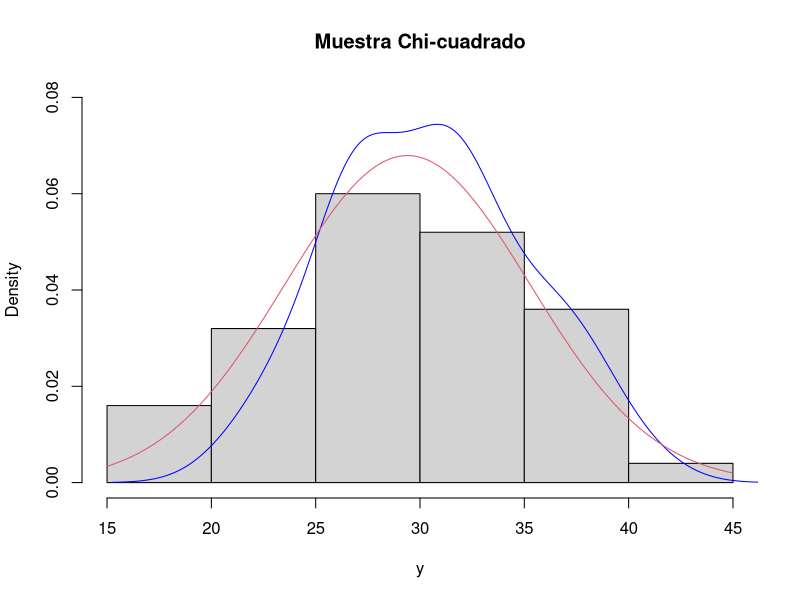
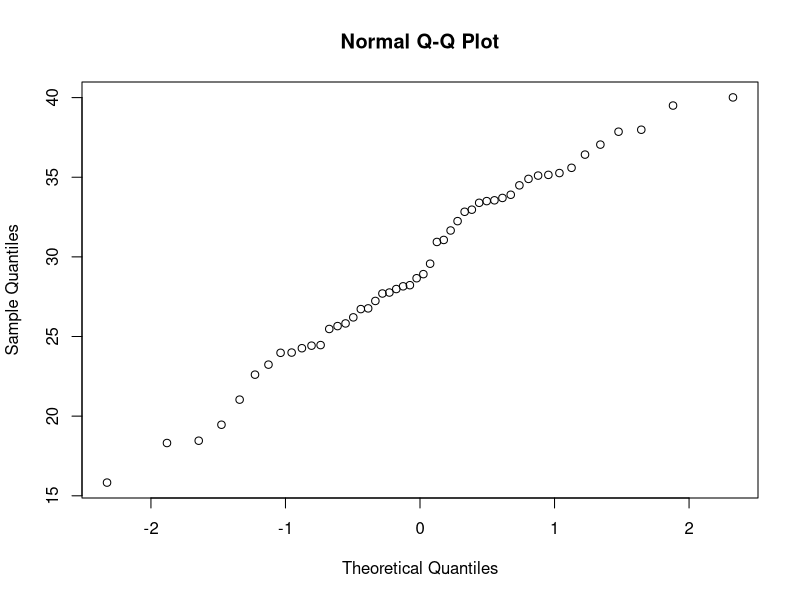
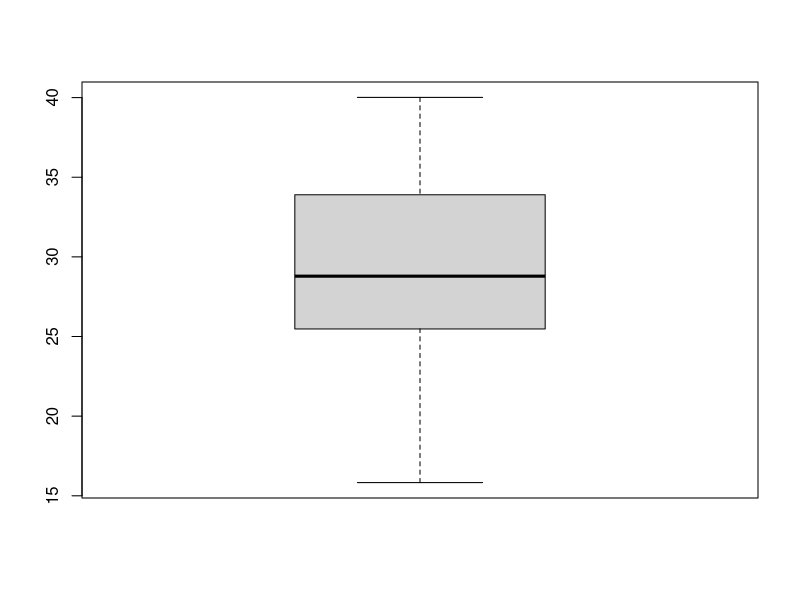
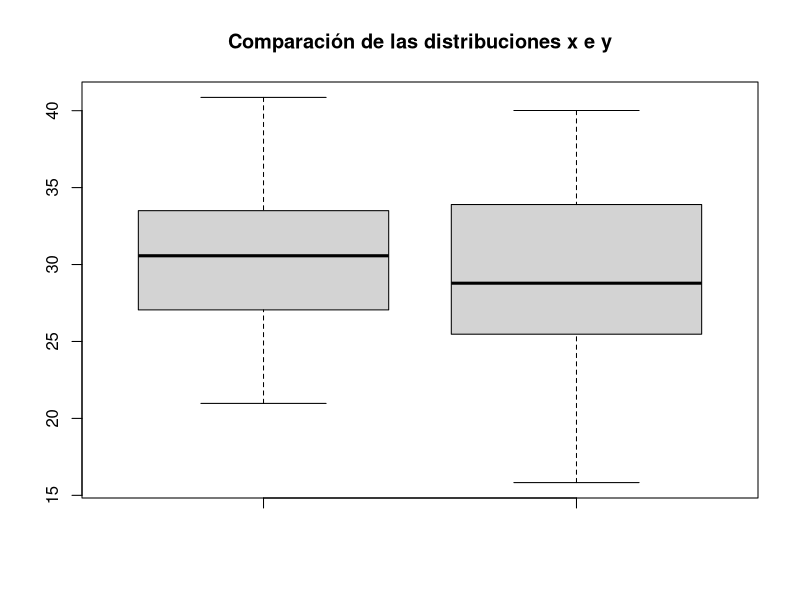
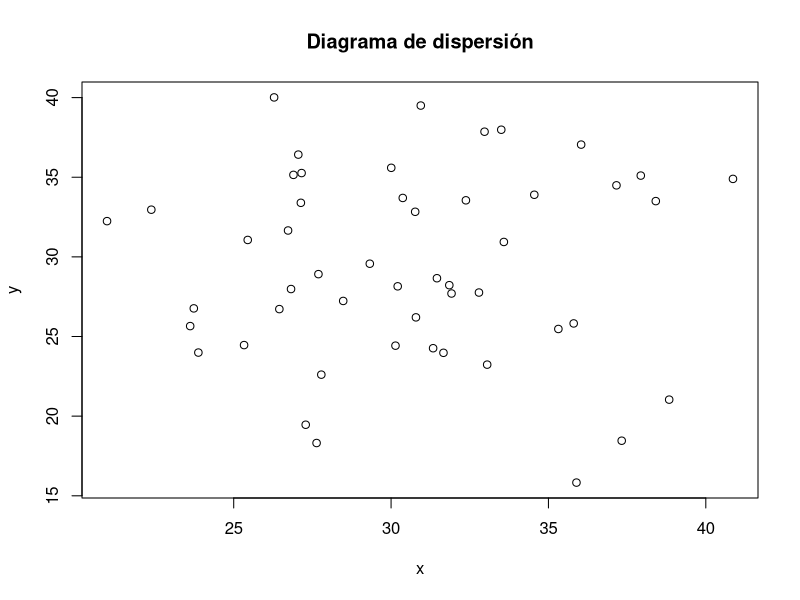
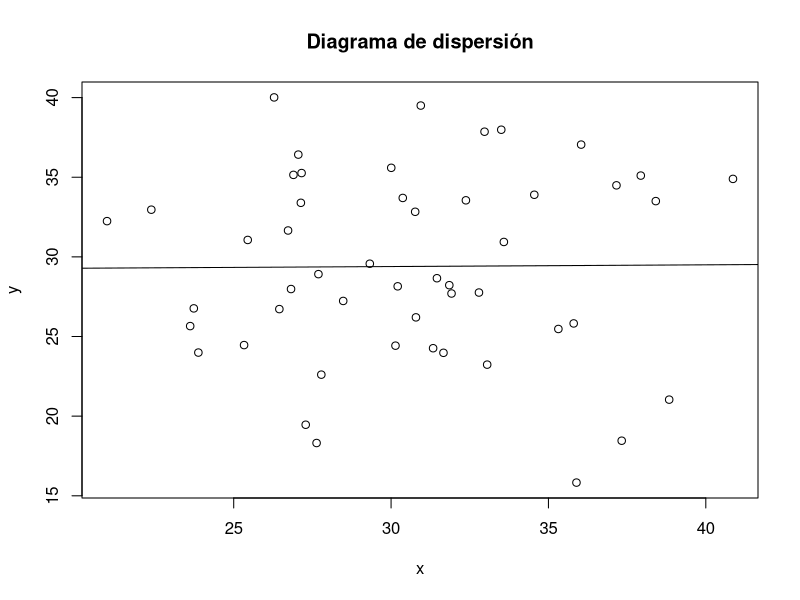
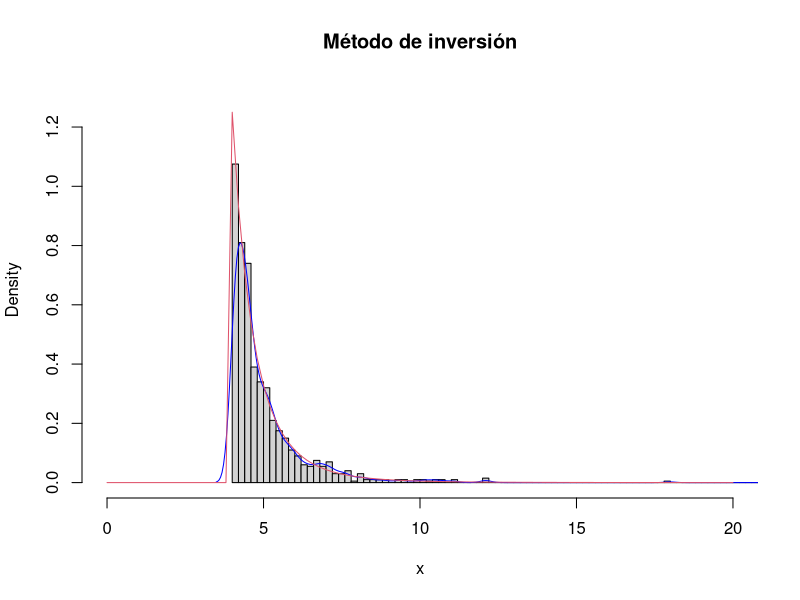
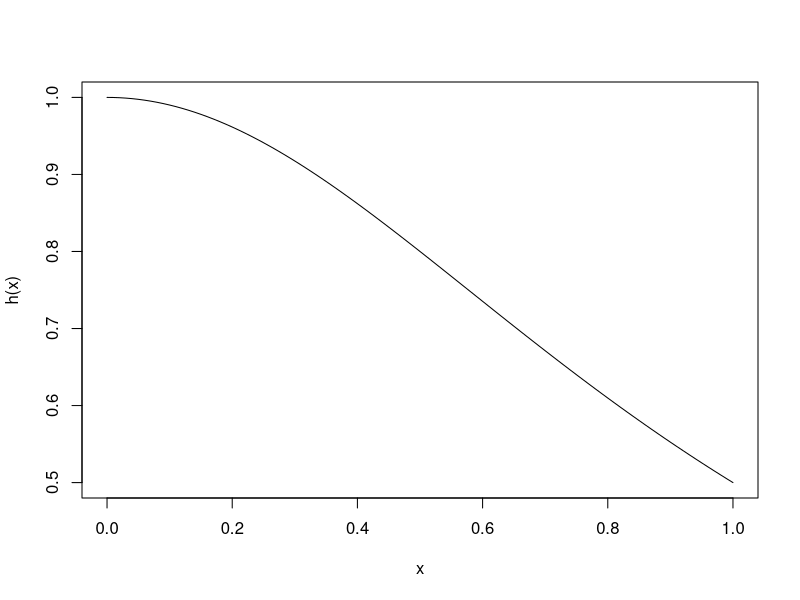

Write R code to recreate these figures, in order.
## ---- chunk 1
set.seed(1)
## ---- chunk 2
y<-rchisq(50, df = 30)
## ---- chunk 3
x<-rnorm(50, mean = 30, sd = 5)
## ---- chunk 4
mean_y<-mean(y)
sd_y<-sd(y)
quantile(y, c(0.25,0.5,0.75))
## ---- chunk 5
hist(y, breaks="FD",freq=FALSE,main="Muestra Chi-cuadrado",ylim = c(0, 0.08))
lines(density(x),col='blue')
curve(dnorm(x,mean=mean_y, sd=sd_y),add=TRUE,col=2)

## ---- chunk 6
qqnorm(y)
## ---- chunk 7
boxplot(y)
## ---- chunk 8
boxplot(x, y, main = "Comparación de las distribuciones x e y")
## ---- chunk 9
plot(x, y, main = "Diagrama de dispersión")
## ---- chunk 10
mod <- lm(y ~ 1 + x)
## ---- chunk 11
plot(x, y, main = "Diagrama de dispersión")
abline(mod)
## ---- chunk 12
rm(list=ls(all=TRUE))
## ---- chunk 13
lanzamiento.dados<-function(n=4)
{
    x<-sample(1:6,n,replace=FALSE)

    print(x)

    return(any(x == 6)) 
}
## ---- chunk 14
nsim<-1000
x<-sapply(rep(4,nsim), lanzamiento.dados)
mean(x)
## ---- chunk 15
1-(5/6)^4
## ---- chunk 16
rm(list=ls(all=TRUE))
## ---- chunk 17
n<-1000
a<-5
b<-4

set.seed(1)
u<-runif(n)
## ---- chunk 18
inversa.pareto<-function(u, a, b) {
  (b/(1-u)^(1/a))
}

x<-inversa.pareto(u,a,b)
## ---- chunk 19
f.densidad<-function(x, a, b) {
  ifelse(x>=b, (a*b^a)/(x^(a+1)), 0)
}

f.distribucion<-function(x, a, b) {
  ifelse(x>=b, 1-(b/x)^a, 0)
}
## ---- chunk 20
hist(x, breaks="FD", freq=FALSE, main="Método de inversión", xlim=c(0,20),ylim=c(0,1.3))
lines(density(x), col="blue")
curve(f.densidad(x,a,b),add=TRUE,col=2)
## ---- chunk 21
ks.test(x,f.distribucion,a=a,b=b)
## ---- chunk 22
rm(list=ls(all=TRUE))
## ---- chunk 23
h<-function(x) {
  1/(1+x^2)
}
## ---- chunk 24
curve(h,0,1)
## ---- chunk 25
nsim<-1000
## ---- chunk 26
set.seed(1)
x<-runif(nsim)
hx<-sapply(x,h)
mean(h)
## ---- chunk 27
pi/4
## ---- chunk 28
estim<-cumsum(hx)/(1:nsim)
## ---- chunk 29
estim.err<-sqrt(cumsum((hx-estim)^2))/(1:nsim)

plot(1:nsim,estim,type='l',ylab='Aproximación y límites de error', xlab='Número de simulaciones')
z<-qnorm(0.025,lower.tail = FALSE)
lines(estim - z*estim.err,col='blue',lwd=2,lty=3)
lines(estim + z*estim.err,col='blue',lwd=2,lty=3)
abline(h=pi/4,col=2)
## ---- chunk 30
estim[nsim]
estim.err[nsim]
## ---- chunk 31
rm(list=ls(all=TRUE))
